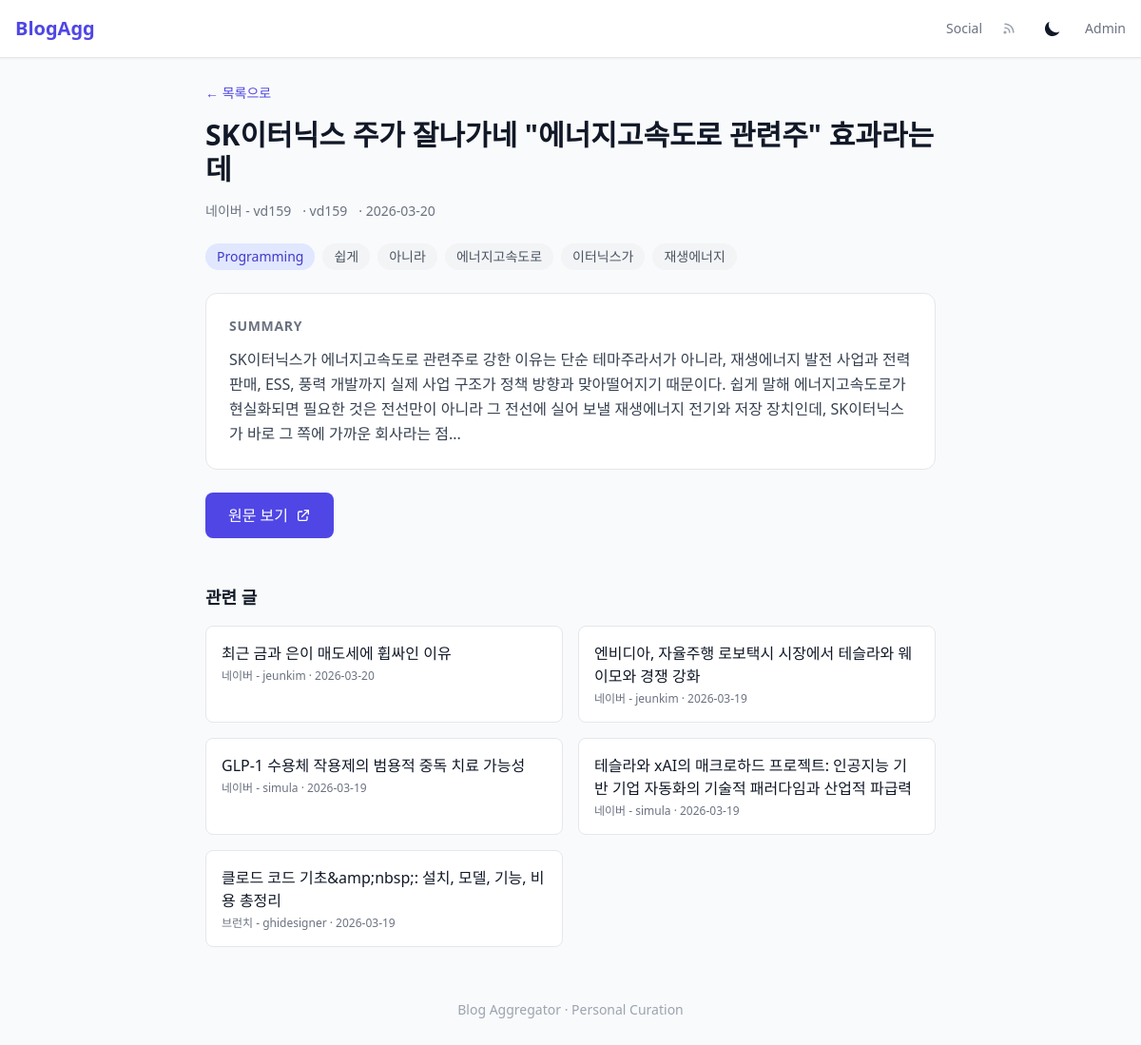
/post/1786, run on the app's committed database.
### tables this page shows
CREATE TABLE posts (
            id INTEGER PRIMARY KEY AUTOINCREMENT,
            blog_id INTEGER,
            title TEXT NOT NULL,
            original_url TEXT UNIQUE NOT NULL,
            summary TEXT,
            full_content TEXT,
            author TEXT,
            published_date DATETIME,
            image_url TEXT,
            category TEXT,
            language TEXT DEFAULT 'ko',
            summary_status TEXT DEFAULT 'pending',
            registered_by TEXT DEFAULT 'manual',
            created_at DATETIME DEFAULT CURRENT_TIMESTAMP,
            FOREIGN KEY (blog_id) REFERENCES blogs(id)
        );

CREATE TABLE blogs (
            id INTEGER PRIMARY KEY AUTOINCREMENT,
            name TEXT NOT NULL,
            url TEXT NOT NULL,
            feed_url TEXT,
            category TEXT,
            active INTEGER DEFAULT 1,
            description TEXT,
            created_at DATETIME DEFAULT CURRENT_TIMESTAMP
        , last_crawled_at TEXT, crawl_error TEXT);

CREATE TABLE tags (
            id INTEGER PRIMARY KEY AUTOINCREMENT,
            name TEXT UNIQUE NOT NULL
        );

### src/api/public.py (the view)
@router.get("/post/{post_id}")
async def post_detail(request: Request, post_id: int):
    repo = request.app.state.repo
    templates = request.app.state.templates
    post = repo.get_post(post_id)
    if not post:
        return templates.TemplateResponse("index.html", {
            "request": request,
            "posts": [],
            "total": 0,
            "page": 1,
            "total_pages": 1,
            "category": None,
            "tag": None,
            "search": "",
            "categories": [],
            "error": "포스트를 찾을 수 없습니다.",
        })
    post["tags"] = repo.get_post_tags(post_id)
    related = repo.get_related_posts(post_id, post.get("category", "other"))
    return templates.TemplateResponse("post_detail.html", {
        "request": request,
        "post": post,
        "related": related,
    })

### templates/post_detail.html (shortened to what this page needs)
{% extends "base.html" %}
{% block content %}
<article class="max-w-3xl mx-auto">
    <a href="/" class="text-sm text-indigo-600 dark:text-indigo-400 hover:underline mb-4 inline-block">&larr; 목록으로</a>
    <h1 class="text-3xl font-bold mb-4">{{ post.title }}</h1>
    <div class="flex flex-wrap items-center gap-3 text-sm text-gray-500 dark:text-gray-400 mb-6">
        {% if post.blog_name %}
        <span>{{ post.blog_name }}</span>
        {% endif %}
        {% if post.author %}
        <span>&middot; {{ post.author }}</span>
        {% endif %}
        {% if post.published_date %}
        <span>&middot; {{ post.published_date }}</span>
        {% endif %}
    </div>
    <div class="flex flex-wrap gap-2 mb-6">
        {% if post.category %}
        <span class="px-3 py-1 text-sm rounded-full bg-indigo-100 dark:bg-indigo-900 text-indigo-700 dark:text-indigo-300 capitalize">{{ post.category }}</span>
        {% endif %}
        {% for tag in post.tags %}
        <a href="/?tag={{ tag }}" class="px-3 py-1 text-sm rounded-full bg-gray-100 dark:bg-gray-700 text-gray-600 dark:text-gray-400 hover:bg-gray-200 dark:hover:bg-gray-600">{{ tag }}</a>
        {% endfor %}
    </div>
    {% if post.summary %}
    <div class="bg-white dark:bg-gray-800 rounded-xl p-6 border border-gray-200 dark:border-gray-700 mb-6">
        <h2 class="text-sm font-semibold text-gray-500 dark:text-gray-400 uppercase tracking-wider mb-3">Summary</h2>
        <p class="text-gray-700 dark:text-gray-300 leading-relaxed">{{ post.summary }}</p>
    </div>
    {% endif %}
    <a href="{{ post.original_url }}" target="_blank" rel="noopener noreferrer"
       class="inline-flex items-center gap-2 px-6 py-3 bg-indigo-600 text-white rounded-lg hover:bg-indigo-700 transition-colors">
        원문 보기
        <svg class="w-4 h-4" fill="none" stroke="currentColor" viewBox="0 0 24 24"><path stroke-linecap="round" stroke-linejoin="round" stroke-width="2" d="M10 6H6a2 2 0 00-2 2v10a2 2 0 002 2h10a2 2 0 002-2v-4M14 4h6m0 0v6m0-6L10 14"/></svg>
    </a>
</article>
{% if related %}
<div class="max-w-3xl mx-auto mt-12">
    <h3 class="text-lg font-semibold mb-4">관련 글</h3>
    <div class="grid grid-cols-1 sm:grid-cols-2 gap-4">
        {% for r in related %}
        <a href="/post/{{ r.id }}" class="bg-white dark:bg-gray-800 rounded-lg p-4 border border-gray-200 dark:border-gray-700 hover:shadow-sm transition-shadow">
            <h4 class="font-medium line-clamp-2 mb-1">{{ r.title }}</h4>
            <p class="text-xs text-gray-500 dark:text-gray-400">{{ r.blog_name or "" }} &middot; {{ r.published_date or "" }}</p>
        </a>
        {% endfor %}
    </div>
</div>
{% endif %}
{% endblock %}

### static/style.css (style rules this page uses)
.line-clamp-2 { overflow: hidden; display: -webkit-box; -webkit-box-orient: vertical; -webkit-line-clamp: 2; }

### data on the page
posts: title "SK이터닉스 주가 잘나가네 \"에너지고속도로 관련주\" 효과라는데", author "vd159", published_date "2026-03-20", category "Programming", summary "SK이터닉스가 에너지고속도로 관련주로 강한 이유는 단순 테마주라서가 아니라, 재생에너지 발전 사업과 전력 판매, ESS, 풍력 개발까지 실제 사업 구조가 정책 방향과 맞아떨어지기 때문이다. 쉽게 말해 에너지고속도로가 현실화되면 필요한 것은 전선만이 아니라 그 전선에 실어 보낼 재생에너지 전기와 저장 장치인데, SK이터닉스가 바로 그 쪽에 가까운 회사라는 점..."
blogs: blog_name "네이버 - vd159"
tags: name "쉽게"
tags: name "아니라"
posts: title "최근 금과 은이 매도세에 휩싸인 이유", name "네이버 - jeunkim", published_date "2026-03-20"
posts: title "엔비디아, 자율주행 로보택시 시장에서 테슬라와 웨이모와 경쟁 강화", name "네이버 - jeunkim", published_date "2026-03-19"
posts: title "GLP-1 수용체 작용제의 범용적 중독 치료 가능성", name "네이버 - simula", published_date "2026-03-19"
posts: title "테슬라와 xAI의 매크로하드 프로젝트: 인공지능 기반 기업 자동화의 기술적 패러다임과 산업적 파급력", name "네이버 - simula", published_date "2026-03-19"
posts: title "클로드 코드 기초&amp;nbsp;: 설치, 모델, 기능, 비용 총정리", name "브런치 - ghidesigner", published_date "2026-03-19"

### other printed values
{{ tag }} "에너지고속도로" "이터닉스가" "재생에너지"
